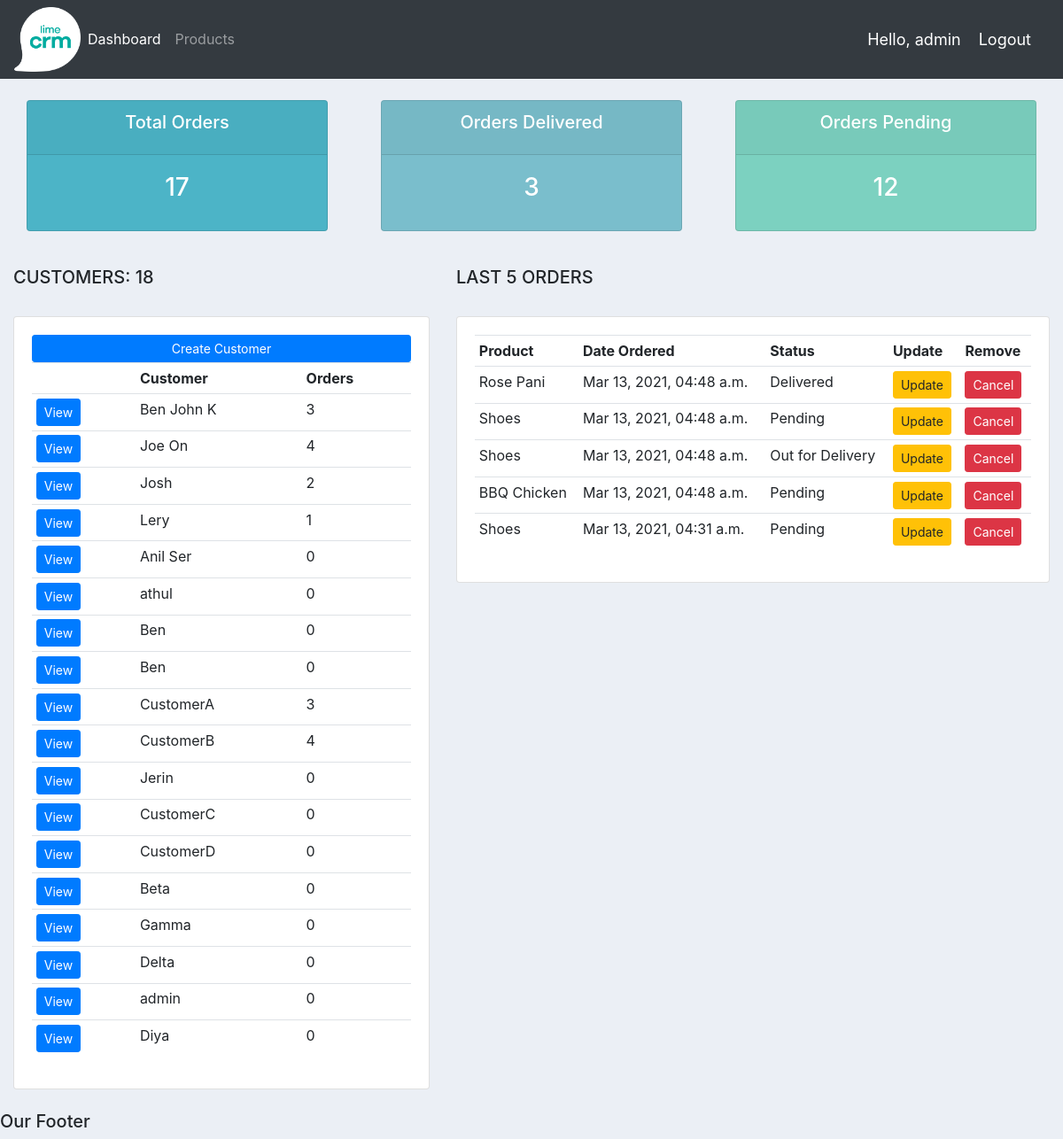
Before: / (signed in) with the older database file.
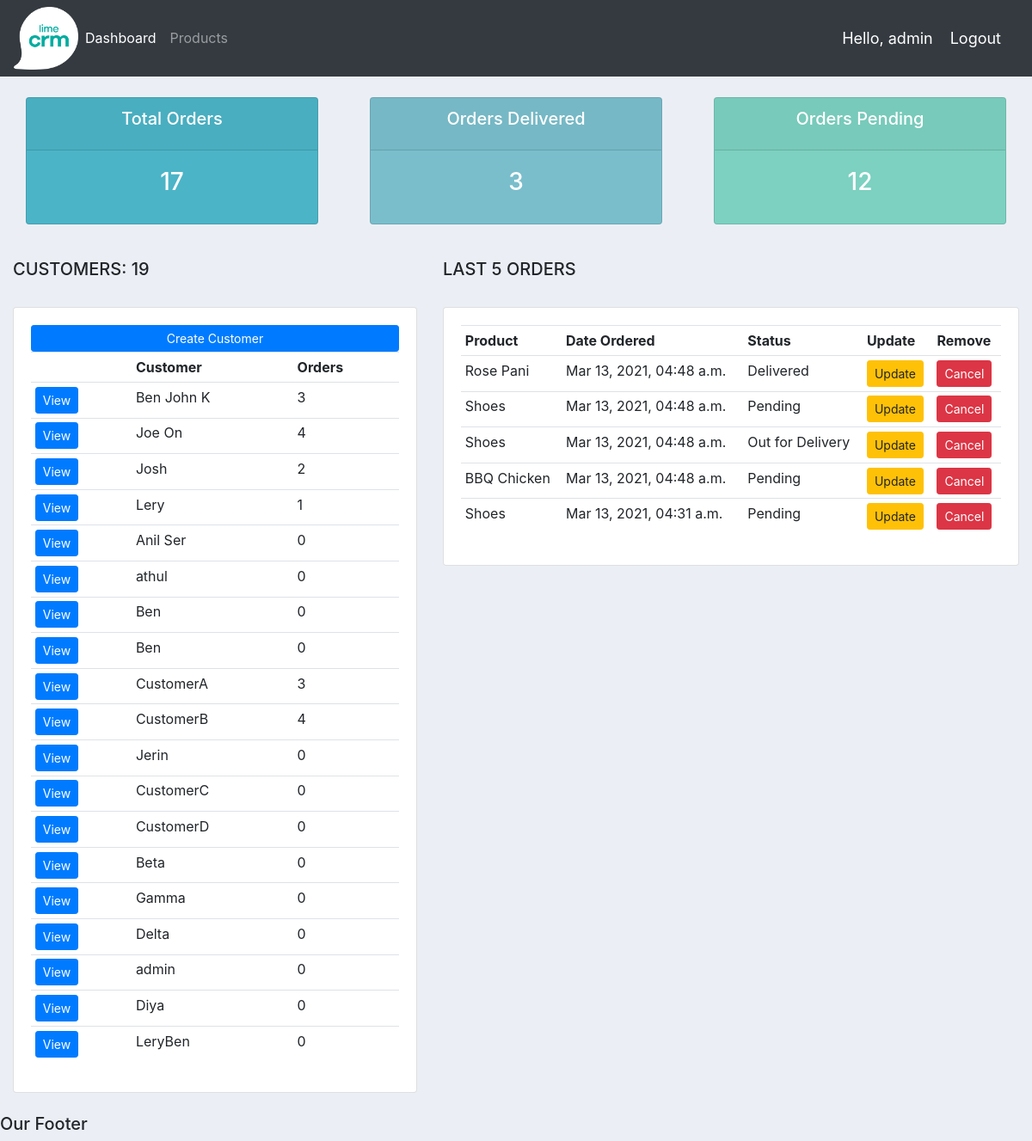
After: the same page with the newer database file.
### accounts/models.py (models this page shows, shortened)
class Customer(models.Model):
    user=models.OneToOneField(User,null=True,on_delete=models.CASCADE)
    name=models.CharField(max_length=200,null=True)
    phone=models.CharField(max_length=200,null=True)
    email=models.CharField(max_length=200,null=True)
    date_created=models.DateTimeField(auto_now_add=True,null=True)
    profile_pic=models.ImageField(default="profile_pic.jpg",null=True,blank=True)
    @property
    def orders(self):
        order_count=self.order_set.all().count()
        return order_count

class Order(models.Model):
    STATUS=(('Pending','Pending'),
            ('Out for Delivery','Out for Delivery'),
            ('Delivered','Delivered'),
           )
    status=models.CharField(max_length=200,null=True,choices=STATUS)
    date_created=models.DateTimeField(auto_now_add=True,null=True)
    customer=models.ForeignKey(Customer,null=True,on_delete=models.SET_NULL)
    product=models.ForeignKey(Product,null=True,on_delete=models.SET_NULL)
    note=models.CharField(max_length=200,null=True)

class Product(models.Model):
    CATEGORY=(('Indoor','Indoor'),
              ('Outdoor','Outdoor'),
             )
    name=models.CharField(max_length=200,null=True)
    description=models.CharField(max_length=200,null=True,blank=True)
    price=models.FloatField(null=True)
    category=models.CharField(max_length=200,null=True,choices=CATEGORY)
    date_created=models.DateTimeField(auto_now_add=True,null=True)
    tags=models.ManyToManyField(Tag,null=True)

### accounts/decorators.py (the view)
    def wrapper_func(request,*args,**kwargs):
        group=None
        if request.user.groups.exists():
            group=request.user.groups.all()[0].name
        if group == "admin":
            return view_func(request,*args,**kwargs)
        if group =="customers":
            return redirect('/user/')

### accounts/views.py (called while the page is built)
@login_required(login_url='/login/')
@admin_only
def index(request):
    customers=Customer.objects.all()
    total_customers=customers.count()
    orders=Order.objects.all().order_by('-id')[:5]
    total_orders=Order.objects.all().count()
    delivered=Order.objects.filter(status="Delivered").count()
    pending=Order.objects.filter(status="Pending").count()
    user=False
    return render(request,"accounts/dashboard.html",{'customers':customers,'orders':orders,'total_orders':total_orders,'delivered':delivered,'pending':pending,'total_customers':total_customers,'user':user})

### templates/accounts/dashboard.html
{% extends 'base.html' %}
{% block content %}
{% include 'accounts/status.html' %}
<br>
<div class="row">
    <div class=col-md-5>
        <h5>CUSTOMERS: {{total_customers}}</h5>
        <br>
        <div class="card card-body">
            <a class="btn btn-primary btn-sm btn-block" href="{% url 'create_customer' %}">Create Customer</a>
            <table class="table table-sm">
                <tr>
                    <th></th>
                    <th>Customer</th>
                    <th>Orders</th>
                </tr>
                {% for customer in customers %}
                    <tr>
                        <td><a class="btn btn-primary btn-sm" href="{% url 'customer' customer.id %}">View</a></td>
                        <td>{{customer.name}}</td>
                        <td>{{customer.orders}}</td>
                    </tr>
                {% endfor %}
            </table>
        </div>
    </div>
    <div class=col-md-7>
        <h5>LAST 5 ORDERS</h5>
        <br>
        <div class="card card-body">
            <table class="table table-sm">
                <tr>
                    <th>Product</th>
                    <th>Date Ordered</th>
                    <th>Status</th>
                    <th>Update</th>
                    <th>Remove</th>
                </tr>
                {% for order in orders %}
                    <tr>
                        <td>{{order.product.name}}</td>
                        <td>{{order.date_created|date:'M d, Y, h:i a'}}</td>
                        <td>{{order.status}}</td>
                        <td><a class="btn btn-warning btn-sm" href="{% url 'update_order' order.id %}">Update</a></td>
                        <td><a class="btn btn-danger btn-sm" href="{% url 'delete_order' order.id %}">Cancel</a></td>
                    </tr>
                {% endfor %}
            </table>
        </div>
    </div>
</div>
{% endblock %}

Changed rows visible on the page:
added Customer: name "LeryBen", orders "0"
Other visible differences:
{{ total_customers }}: "18" → "19"
